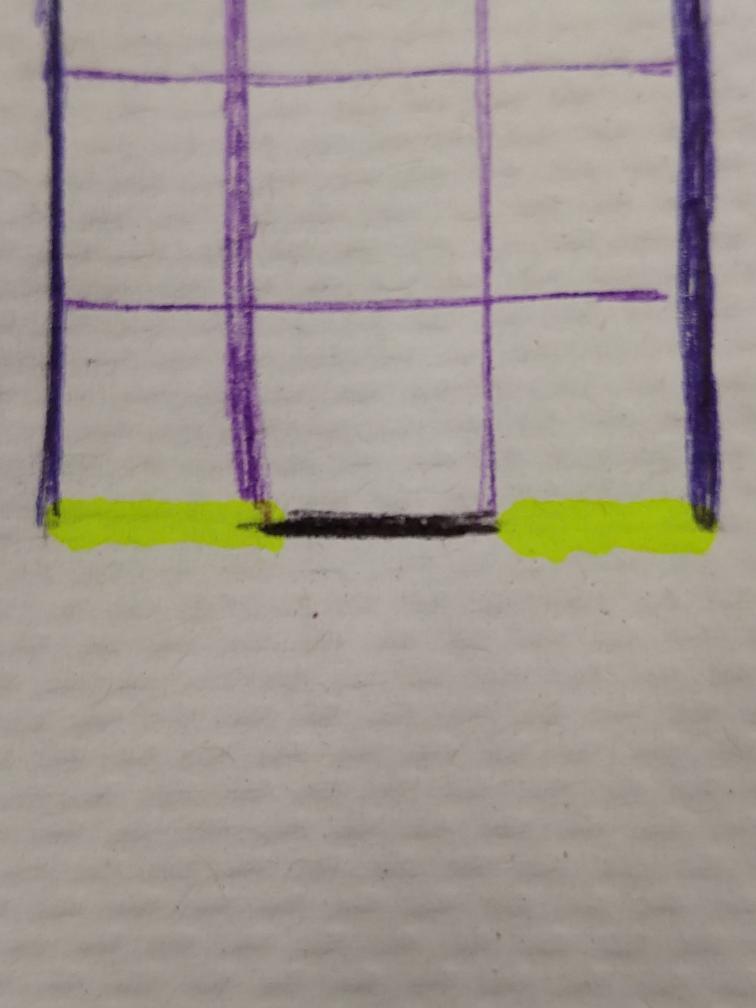
#> input picture imagerecognition/2.1/grid_start.jpg, 3024 x 4032 px, given in place of the camera (shown at 1/4 size)
$ python test_video.py
#> lines starting #> are read from the running program, lines starting #| are printed output that depends on the picture; after the words box and inside, x2 and y2 are one past the last pixel; in counts of white or black regions, pixels touching at a corner belong together
### imagerecognition/shapedetector.py

import cv2

class ShapeDetector:
    def __init__(self):
        pass

    def detect(self, c):
        #initialize the shape name and approximate the contour
        shape = "unidentified"
        peri = cv2.arcLength(c, True)
        approx = cv2.approxPolyDP(c, 0.04 * peri, True)

        # if the shape is a triangle, it will have 3 vertices
        if len(approx) == 3:
            shape = "triangle"
        elif len(approx) == 4:
            shape = "square"
        elif len(approx) == 2:
            shape = "line"
        else:
            shape = "circle"

        return shape

### imagerecognition/test_video.py
import numpy as np
import cv2
import imutils
from shapedetector import ShapeDetector

cap = cv2.VideoCapture(0)

while (True):
    # Capture frame-by-frame
    ret, image = cap.read()
#> image is the input picture: shape (4032, 3024, 3); mean B, G, R 145.1, 153.7, 161.5

    #image = cv2.imread(args["image"])
    image = imutils.resize(image, width = 800)
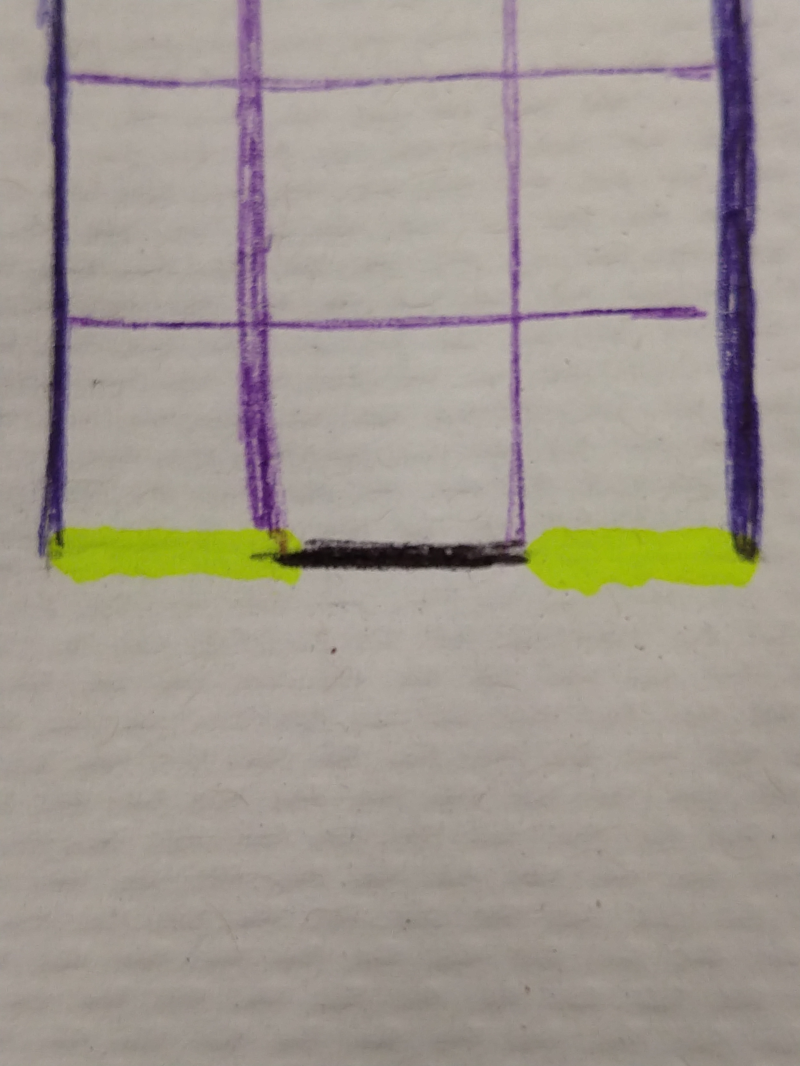
#> image: shape (1066, 800, 3); mean B, G, R 145.1, 153.7, 161.5

    gray = cv2.cvtColor(image, cv2.COLOR_BGR2GRAY)
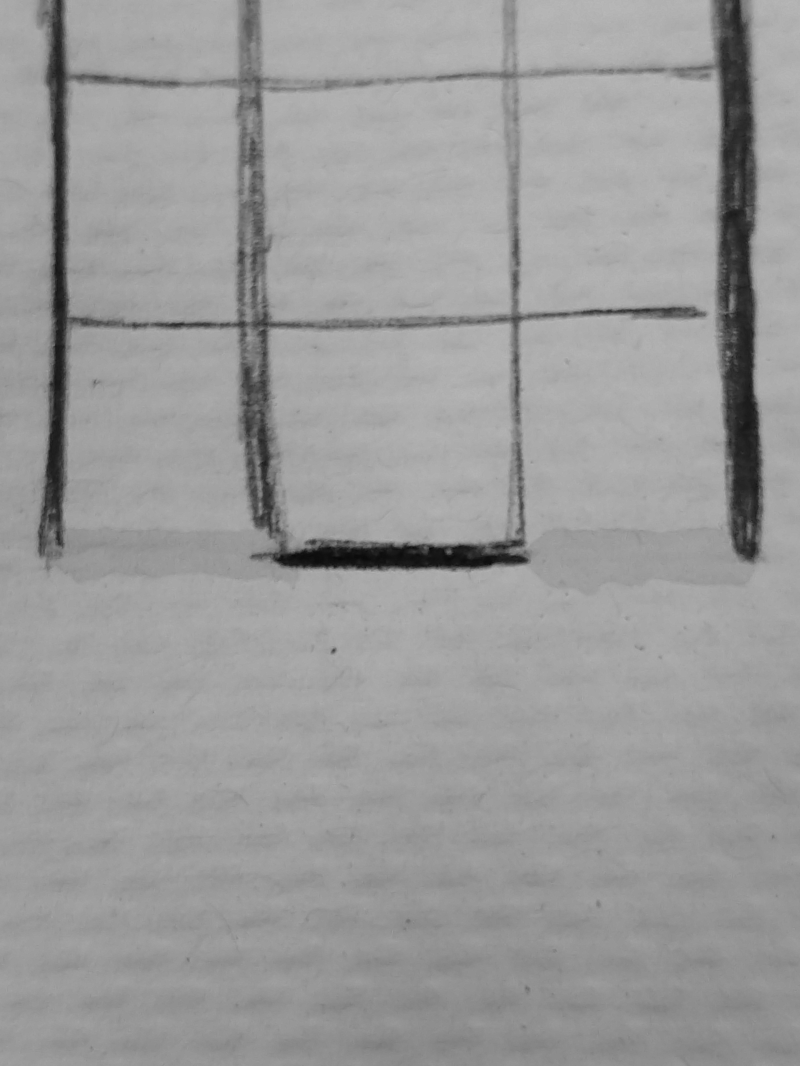
#> gray: shape (1066, 800); min 9, max 186, mean 155
    blurred = cv2.GaussianBlur(gray, (5,5,), 0)
    thresh = cv2.threshold(blurred, 60, 255, cv2.THRESH_BINARY)[1]
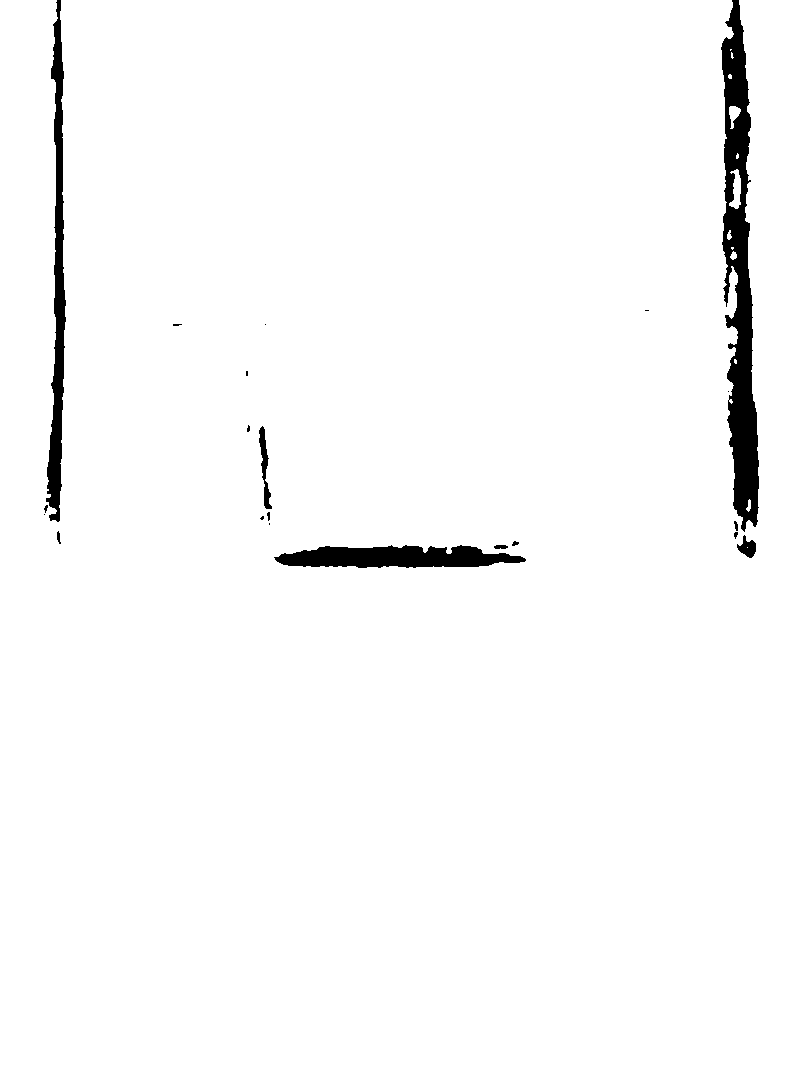
#> thresh: shape (1066, 800); 97.6% white; 21 black regions (11 under 20 px), largest, box (x1, y1, x2, y2) and area: (721, 0, 759, 532) 10755, (46, 0, 66, 522) 4657, (274, 545, 526, 568) 4127
    cv2.bitwise_not ( thresh, thresh );
#> thresh: shape (1066, 800); 2.4% white; 21 white regions (11 under 20 px)

    cnts = cv2.findContours(thresh.copy(), cv2.RETR_EXTERNAL,
                            cv2.CHAIN_APPROX_SIMPLE)
#> cnts = 21 contours, 15 with area under 20; largest, box (x1, y1, x2, y2) and area: (721, 0, 759, 532) 10766, (46, 0, 66, 522) 4120, (274, 545, 526, 568) 3865, (259, 426, 272, 509) 340, (737, 535, 756, 558) 210, (494, 545, 508, 549) 33
    cnts = imutils.grab_contours(cnts)
    sd = ShapeDetector()

    # loop over the contours
    for c in cnts:
        # compute the center of the contour, then detect the name of the
        # shape using only the contour


        M = cv2.moments(c)
        if M["m00"] == 0:
            continue

        cX = int((M["m10"] / M["m00"]))
        cY = int((M["m01"] / M["m00"]))
        shape = sd.detect(c)

        # multiply the contour (x, y)-coordinates by the resize ratio,
        # then draw the contours and the name of the shape on the image
        c = c.astype("float")
        c = c.astype("int")
        cv2.drawContours(image, [c], -1, (0, 255, 0), 2)
        cv2.putText(image, shape, (cX, cY), cv2.FONT_HERSHEY_SIMPLEX,
            0.5, (255, 255, 255), 2)
#> this loop made 21 passes
#> (cX, cY, shape, peri in detect, approx in detect) on passes 1, 2, 3, 6, 8, 11, 12, 13, 14: (500, 546, 'square', 30.49, [[494, 546], [495, 548], [507, 547], [505, 545]]), (394, 556, 'line', 565.1, [[274, 557], [525, 560]]), (514, 543, 'square', 17.07, [[518, 542], [514, 541], [512, 545], [517, 544]]), (58, 536, 'triangle', 27.07, [[58, 531], [57, 539], [60, 543]]), (735, 525, 'square', 21.66, [[734, 521], [735, 528], [737, 530], [737, 524]]), (268, 515, 'square', 18.24, [[269, 512], [267, 513], [268, 520], [269, 519]]), (45, 507, 'square', 17.07, [[47, 505], [46, 505], [44, 508], [45, 512]]), (264, 466, 'line', 186, [[262, 426], [271, 508]]), (248, 428, 'square', 14.24, [[248, 425], [247, 431], [249, 430], [249, 426]])
#> c on passes 7, 10, 15, 17, 19: [[269, 523], [269, 524]], [[44, 514]], [[728, 391]], [[265, 324]], [[645, 310], [648, 310]]
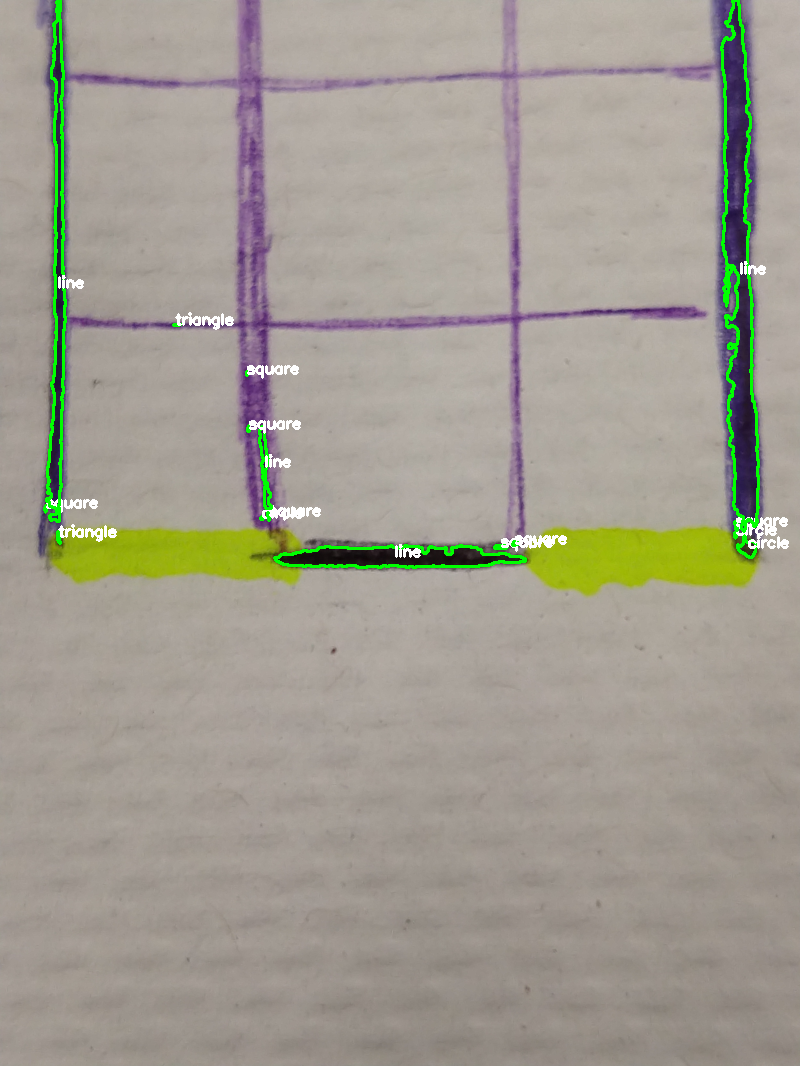
#> image: shape (1066, 800, 3); 1.75% of pixels changed, all inside (x1, y1, x2, y2) = (43, 0, 789, 569)

    # show the output image
    cv2.imshow("Image", image)
    #cv2.waitKey(0)

    if cv2.waitKey(1) & 0xFF == ord('q'):
#> (key q is pressed here)
        break

# When everything done, release the capture
cap.release()
cv2.destroyAllWindows()
